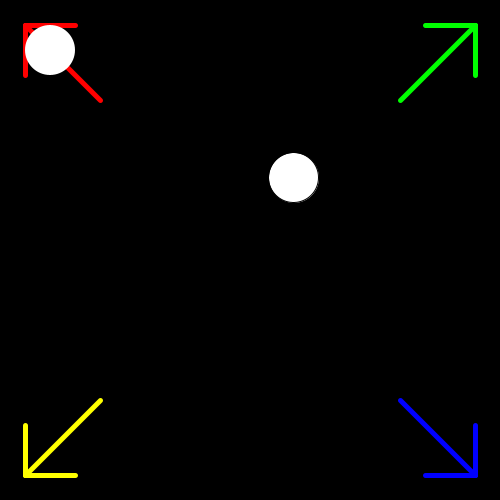
Frame 1 (no input)
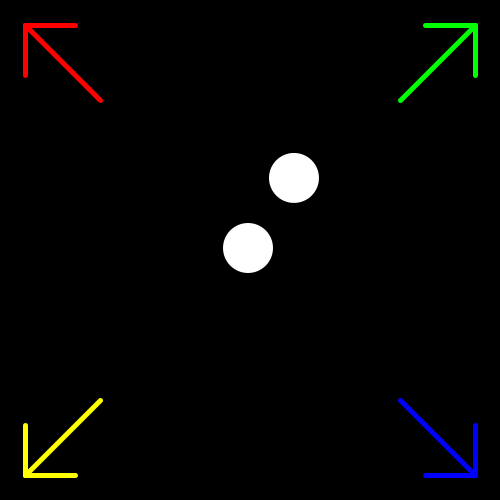
Frame 60 (the mouse pressed at the canvas centre just before this capture)
Frame 120 (the mouse held since frame 60 and released just before this capture): identical to frame 60, image omitted

The Processing sketch that drew these frames (run headless with seeded random() and noise(); from frame 60 on, the mouse is pressed at the canvas centre):

// Processing sketch: processing_181750
// ── processing_181750.pde

float posX = width/2;
float posY = height/2;

float margeX = 25;
float margeY = 25;
float llargada = 50;

float posRandomX = random(100, 400);
float posRandomY = random(100, 400);

color roig = color(255, 0, 0);
color verd = color(0, 255, 0);
color blau = color(0, 0, 255);
color groc = color(255, 255, 0);
color blanc = color(255);
color colorCercle = blanc;


void setup() {
  size(500, 500);
  smooth();
}

void draw() {
  background(0);

  //CercleAleatori
  fill(255);   //Falta afegir aletorietat pel color
  ellipse(posRandomX, posRandomY, 50, 50);


  //flextes
  strokeWeight(5);
  stroke(roig);
  line (margeX, margeY, margeX+llargada, margeY);
  line (margeX, margeY, margeX, margeY+llargada);
  line (margeX, margeY, margeX+llargada*1.5, margeX+llargada*1.5);
  stroke(verd);
  line (width-margeX, margeY, width-margeX-llargada, margeY);
  line (width-margeX, margeY, width-margeX, margeY+llargada);
  line (width-margeX, margeY, width-margeX-llargada*1.5, margeY+llargada*1.5);
  stroke(blau);
  line (width-margeX, height-margeY, width-margeX-llargada, height-margeY);
  line (width-margeX, height-margeY, width-margeX, height-margeY-llargada);
  line (width-margeX, height-margeY, width-margeX-llargada*1.5, height-margeY-llargada*1.5);
  stroke(groc);
  line (margeX, height-margeY, margeX+llargada, height-margeY);
  line (margeX, height-margeY, margeX, height-margeY-llargada);
  line (margeX, height-margeY, margeX+llargada*1.5, height-margeY-llargada*1.5); 

  //Cercle
  noStroke();
  fill (colorCercle);
  ellipse(posX, posY, 50, 50);

  // Para empiece en el centro, sirve de cheatcode
  if ((mouseX==0) && (mouseY==0)) {
    posX = width/2;
    posY = height/2;
  }

  //Moviment cercle
  if (posX>500) {
    posX = 0;
  } else if (mouseX>width/2) {
    posX = posX +2;
  }
  if (posX<0) {
    posX = 500;
  } else if (mouseX<width/2) {
    posX = posX -2;
  }
  if (posY>500) {
    posY = 0;
  } else if (mouseY>height/2) {
    posY = posY +2;
  }
  if (posY<0) {
    posY = 500;
  } else if (mouseY<height/2) {
    posY = posY -2;
  }

  //Colors
  if ((mouseY>height/2 && mouseX>width/2 )) {
    colorCercle=blau;
  } 
  if ((mouseX>width/2 && mouseY<height/2 )) {
    colorCercle=verd;
  }
  if ((mouseX<width/2 && mouseY<height/2 )) {
    colorCercle=roig;
  }
  if ((mouseY>height/2 && mouseX<width/2 )) {
    colorCercle=groc;
  }
  if ((mouseX==0) || (mouseY==0)) {
    colorCercle=blanc;
  }
}
